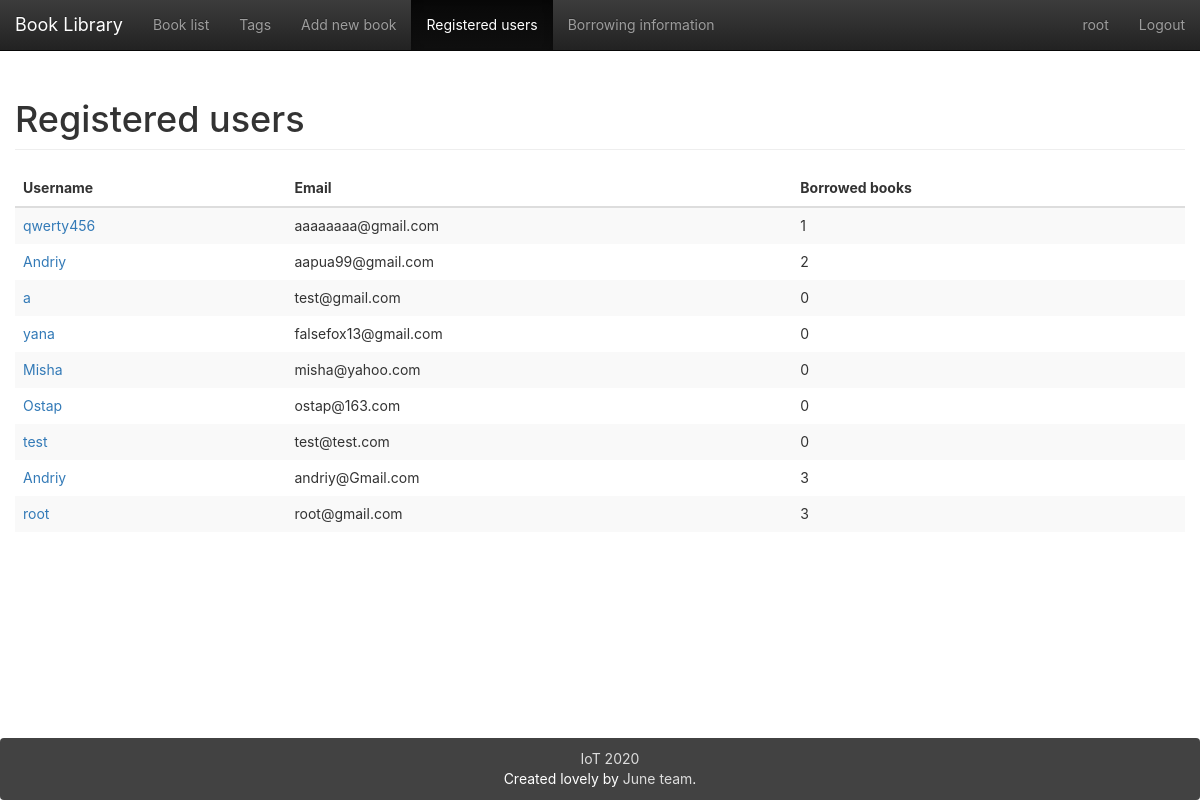
Page /users/ (signed in) on the committed database.
### app/models.py (models this page shows, shortened)
class User(UserMixin, db.Model):
    __tablename__ = 'users'
    id = db.Column(db.Integer, primary_key=True)
    email = db.Column(db.String(64), unique=True)
    name = db.Column(db.String(64))
    password_hash = db.deferred(db.Column(db.String(128)))
    major = db.Column(db.String(128))
    role_id = db.Column(db.Integer, db.ForeignKey('roles.id'))
    headline = db.Column(db.String(32), nullable=True)
    about_me = db.deferred(db.Column(db.Text, nullable=True))
    about_me_html = db.deferred(db.Column(db.Text, nullable=True))
    avatar = db.Column(db.String(128))
    member_since = db.Column(db.DateTime(), default=datetime.utcnow)
    balance = db.Column(db.Integer())
    @property
    def password(self):
        raise AttributeError('password is not readable attribute')
    def can(self, permissions):
        return self.role is not None and \
               (self.role.permissions & permissions) == permissions
    logs = db.relationship('Log',
                           backref=db.backref('user', lazy='joined'),
                           lazy='dynamic',
                           cascade='all, delete-orphan')
    comments = db.relationship('Comment',
                               backref=db.backref('user', lazy='joined'),
                               lazy='dynamic',
                               cascade='all, delete-orphan')

### app/main/user/views.py (the view)
@user.route('/')
@login_required
def index():
    page = request.args.get('page', 1, type=int)
    pagination = User.query.order_by(User.id.desc()).paginate(page, per_page=10)
    users = pagination.items
    return render_template("user.html", users=users, pagination=pagination, title=u"Registered users")

### app/main/__init__.py (called while the page is built)
@lm.user_loader
def load_user(id):
    return User.query.get(int(id))

### app/main/index/views.py (called while the page is built)
@main.app_context_processor
def inject_permissions():
    return dict(Permission=Permission)

### app/main/user/templates/user.html (shortened to what this page needs)
{% extends "base.html" %}
{% from "bootstrap/pagination.html" import render_pagination %}
{% block mycontent %}
    <table class="table table-striped table-hover">
        <h1 class="page-header">{{ title }}</h1>
        <thead>
        <tr>
            <th>Username</th>
            <th>Email</th>
            <th>Borrowed books</th>
        </tr>
        </thead>
        <tbody>
        {% for user in users %}
            <tr class="animated fadeIn delay-{{ loop.index0 }}">
                <td><a href="{{ url_for('user.detail',user_id=user.id) }}">{{ user.name }}</a></td>
                <td>{{ user.email }}</td>
                <td>{{ user.logs.count() }}</td>
            </tr>
        {% endfor %}
        </tbody>
    </table>
{% endblock %}

### app/templates/base.html (shortened to what this page needs)
{%- extends "bootstrap/base.html" -%}
{%- from 'bootstrap/utils.html' import flashed_messages,icon -%}
{%- block styles -%}
    <link href="{{ url_for('static',filename='css/bootstrap.min.css') }}" rel="stylesheet">
    <link href="{{ url_for('static',filename='css/bootstrap-theme.min.css') }}" rel="stylesheet">
    <link href="{{ url_for('static',filename='css/main.css') }}" rel="stylesheet">
{%- endblock -%}
{%- block body_attribs %} class="Site"{%- endblock -%}
{%- block navbar -%}
    <nav class="navbar  navbar-inverse navbar-fixed-top">
        <div class="container-fluid">
            <div class="navbar-header">
                <a class="navbar-brand" href="{{ url_for('main.index') }}">Book Library</a>
            </div>
            <div class="collapse navbar-collapse" id="bs-example-navbar-collapse-1">
                <ul class="nav navbar-nav">
                    <li {%- if request.path == url_for('book.index') %} class="active"{%- endif -%} ><a
                            href="{{ url_for('book.index') }}">Book list</a></li>
                    {%- if current_user.is_authenticated -%}
                        <li {%- if request.path == url_for('book.tags') %} class="active"{%- endif -%} ><a
                                href="{{ url_for('book.tags') }}">Tags</a></li>
                        {%- if current_user.can(Permission.ADD_BOOK) -%}
                            <li {%- if request.path == url_for('book.add') %} class="active"{%- endif -%} ><a
                                    href="{{ url_for('book.add') }}">Add new book</a></li>
                        {%- endif -%}
                        <li {%- if request.path == url_for('user.index') %} class="active"{%- endif -%} ><a
                                href="{{ url_for('user.index') }}">Registered users</a></li>
                        <li {%- if request.path == url_for('log.index') %} class="active"{%- endif -%} ><a
                                href="{{ url_for('log.index') }}">Borrowing information</a></li>
                    {%- endif -%}
                </ul>
                <ul class="nav navbar-nav navbar-right">
                    {%- if current_user.is_authenticated -%}
                        <li  >
                            <a href="{{ url_for('user.detail',user_id=current_user.id) }}">{{ current_user.name }}</a>
                        </li>
                        <li><a href="{{ url_for('auth.logout') }}">Logout</a></li>
                    {%- else -%}
                        <li><a href="{{ url_for('auth.login') }}">Login</a></li>
                    {%- endif -%}
                </ul>
            </div>
        </div>
    </nav>
{%- endblock -%}
{%- block content -%}
    <main class="container-fluid Site-content">
        {%- block mycontent -%}{%- endblock -%}
    </main>
    <footer class="panel panel-inverse">
        <div id="site-footer-content">
            <div><a href="https://github.com/falsefox13/Library" target="_blank"><span
                    class="icon icon--github"><svg
                    viewBox="0 0 16 16">
                </svg></span><span class="username"> IoT 2020 </span></a></div>
            <span class="line-wrap">Created lovely by <a href="https://github.com/falsefox13/Library">June team</a>.</span>
        </div>
    </footer>
{%- endblock -%}

### app/static/css/main.css (style rules this page uses)
html, body { height: 100%; width: 100%; margin: 0; padding: 0; }
.Site { display: -webkit-box; display: -moz-box; display: -ms-flexbox; display: -webkit-flex; display: flex; flex-direction: column; }
.Site-content { -webkit-box-flex: 1 0 auto; -moz-box-flex: 1 0 auto; -webkit-flex: 1 0 auto; -ms-flex: 1 0 auto; flex: 1 0 auto; width: 100%; margin-top: 60px; }
.panel.panel-inverse { -webkit-box-flex: none; -moz-box-flex: none; -webkit-flex: none; -ms-flex: none; flex: none; margin-bottom: 0; background-color: #424242; color: white; text-align: center; padding: 1rem; }
.panel.panel-inverse a { color: #ddd; }
.line-wrap { display: inline-block; }
.icon > svg { display: inline-block; width: 16px; height: 16px; vertical-align: middle; }
html, body, main { font-family: -apple-system, "Helvetica Neue", Helvetica, Arial, sans-serif; }
.animated { -webkit-animation-fill-mode: both; -moz-animation-fill-mode: both; -ms-animation-fill-mode: both; -o-animation-fill-mode: both; animation-fill-mode: both; -webkit-animation-duration: 1s; -moz-animation-duration: 1s; -ms-animation-duration: 1s; -o-animation-duration: 1s; animation-duration: 1s; }
.delay-0 { -webkit-animation-delay: .05s; -moz-animation-delay: .05s; -o-animation-delay: .05s; animation-delay: .05s; }
.delay-1 { -webkit-animation-delay: .10s; -moz-animation-delay: .10s; -o-animation-delay: .10s; animation-delay: .10s; }
.delay-2 { -webkit-animation-delay: .15s; -moz-animation-delay: .15s; -o-animation-delay: .15s; animation-delay: .15s; }
.delay-3 { -webkit-animation-delay: .20s; -moz-animation-delay: .20s; -o-animation-delay: .20s; animation-delay: .20s; }
.delay-4 { -webkit-animation-delay: .25s; -moz-animation-delay: .25s; -o-animation-delay: .25s; animation-delay: .25s; }
.delay-5 { -webkit-animation-delay: .30s; -moz-animation-delay: .30s; -o-animation-delay: .30s; animation-delay: .30s; }
.delay-6 { -webkit-animation-delay: .35s; -moz-animation-delay: .35s; -o-animation-delay: .35s; animation-delay: .35s; }
.delay-7 { -webkit-animation-delay: .40s; -moz-animation-delay: .40s; -o-animation-delay: .40s; animation-delay: .40s; }
.delay-8 { -webkit-animation-delay: .45s; -moz-animation-delay: .45s; -o-animation-delay: .45s; animation-delay: .45s; }
.fadeIn { -webkit-animation-name: fadeIn; -moz-animation-name: fadeIn; -o-animation-name: fadeIn; animation-name: fadeIn; }
.table.table-striped { border: none; }
.table.table-striped td { border: none; }

### rows in the picture
User: name "root", email "root@gmail.com", logs.count "3"
User: name "qwerty456", email "aaaaaaaa@gmail.com", logs.count "1"
User: name "Andriy", email "aapua99@gmail.com", logs.count "2"
User: name "a", email "test@gmail.com", logs.count "0"
User: name "yana", email "falsefox13@gmail.com", logs.count "0"
User: name "Misha", email "misha@yahoo.com", logs.count "0"
User: name "Ostap", email "ostap@163.com", logs.count "0"
User: name "test", email "test@test.com", logs.count "0"
User: name "Andriy", email "andriy@Gmail.com", logs.count "3"

### other values in the picture
{{ title }} "Registered users"
